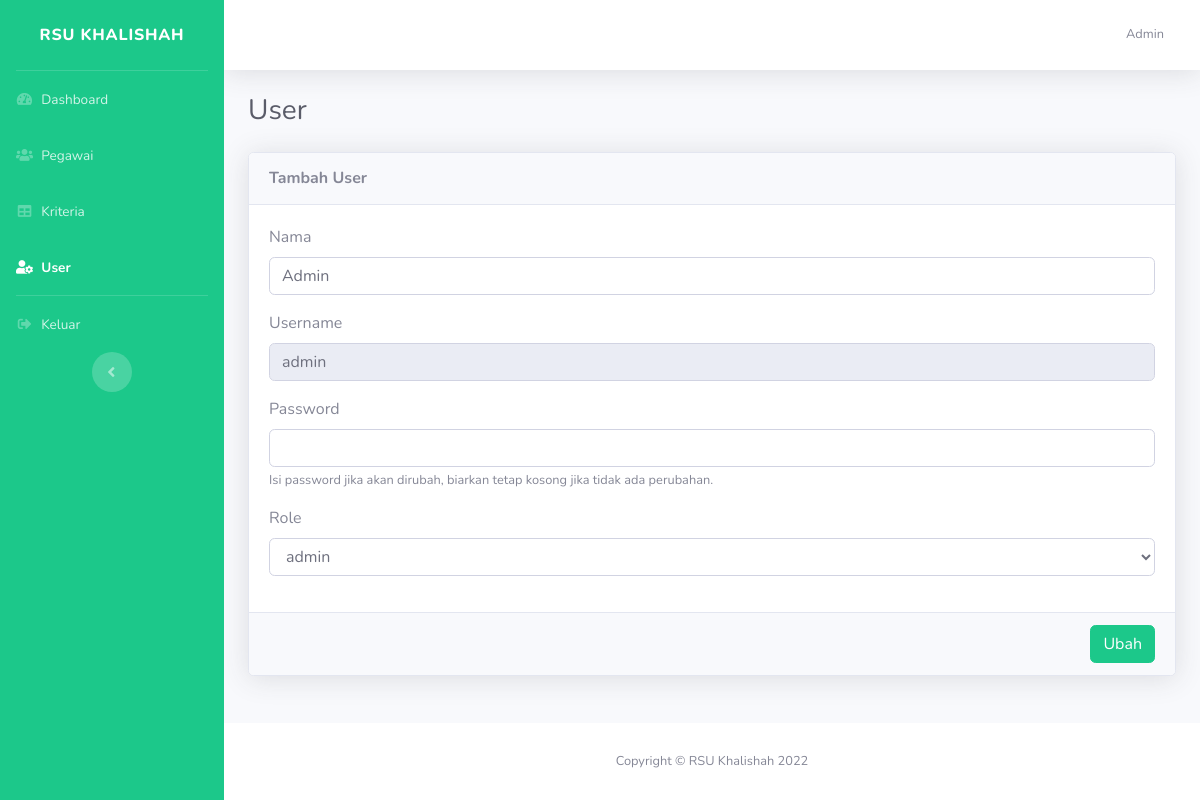
Page /dashboard/index.php?halaman=ubah-user&username=admin (signed in) on the committed database.
### tables this page shows
CREATE TABLE `user` (
  `id` int(11) NOT NULL,
  `nama` varchar(50) NOT NULL,
  `username` varchar(12) NOT NULL,
  `password` varchar(255) NOT NULL,
  `role` varchar(25) NOT NULL,
  `id_bagian` int(11) DEFAULT NULL
);

### dashboard/ubah_user.php (the view, shortened to what this page needs)
<?php
$query = mysqli_query($koneksi, "SELECT*FROM user where username='$_GET[username]'");
$data = mysqli_fetch_assoc($query);
?>
<h1 class="h3 mb-4 text-gray-800">User</h1>
<div class="card shadow mb-4">
    <div class="card-header py-3 d-flex align-items-center justify-content-between">
        <h6 class="m-0 font-weight-bold tr-text-primary">Tambah User</h6>
    </div>
    <form action="./proses/proses_user.php?aksi=ubah" method="POST">
        <div class="card-body">
            <div class="form-group">
                <label class="form-label">Nama</label>
                <input type="text" class="form-control" name="nama" placeholder="" value="<?= $data['nama'] ?>">
            </div>
            <div class="form-group">
                <label class="form-label">Username</label>
                <input type="text" class="form-control" name="username" placeholder="" value="<?= $data['username'] ?>" readonly>
            </div>
            <div class="form-group">
                <label class="form-label">Password</label>
                <input type="password" class="form-control" name="password" placeholder="" value="">
                <small id="emailHelp" class="form-text text-muted">Isi password jika akan dirubah, biarkan tetap kosong jika tidak ada perubahan.</small>
            </div>
            <div class="form-group">
                <label class="form-label">Role</label>
                <select name="role" id="" class="form-control" onchange="showBagian(this)">
                    <option value="admin" <?= $data['role'] == 'admin' ? 'selected' : '' ?>>admin</option>
                </select>
            </div>
        </div>
        <div class="card-footer d-flex justify-content-end">
            <button type="submit" class="btn btn-success">
                Ubah
            </button>
        </div>
    </form>
</div>

### dashboard/index.php (shortened to what this page needs)
<!DOCTYPE html>
<html lang="en">
<?php
include '../koneksi.php';
$halaman = isset($_GET['halaman']) ? $_GET['halaman'] : '';
$query = $_SESSION['login_type'] == 'user' ? mysqli_query($koneksi, "SELECT*FROM user where username='$_SESSION[username]'") : mysqli_query($koneksi, "SELECT*FROM pegawai where nip='$_SESSION[nip]'");
$user = mysqli_fetch_assoc($query);
?>
<head>
    <link href="../assets/vendor/fontawesome-free/css/all.min.css" rel="stylesheet" type="text/css">
    <link href="../assets/css/sb-admin-2.min.css" rel="stylesheet">
    <link href="https://cdnjs.cloudflare.com/ajax/libs/toastr.js/2.0.1/css/toastr.css" rel="stylesheet" />
    <link rel="stylesheet" href="https://cdn.datatables.net/1.12.1/css/dataTables.bootstrap5.min.css">
    <link rel="stylesheet" href="https://cdn.datatables.net/buttons/2.2.3/css/buttons.dataTables.min.css">
</head>
<body id="page-top">
    <div id="wrapper">
        <ul class="navbar-nav bg-success sidebar sidebar-dark accordion" id="accordionSidebar">
            <a class="sidebar-brand d-flex align-items-center justify-content-center" href="index.html">
                <div class="sidebar-brand-text mx-3">
                    RSU Khalishah
                </div>
            </a>
            <hr class="sidebar-divider my-0">
            <li class="nav-item <?= $halaman == '' ? 'active' : '' ?>">
                <a class="nav-link" href="index.php">
                    <i class="fas fa-fw fa-tachometer-alt"></i>
                    <span>Dashboard</span>
                </a>
            </li>
            <?php
            if ($_SESSION['login_type'] == 'user') {
            ?>
                <li class="nav-item <?= $halaman == 'pegawai' || $halaman == 'tambah-pegawai' || $halaman == 'ubah-pegawai' ? 'active' : '' ?>">
                    <a class="nav-link" href="index.php?halaman=pegawai">
                        <i class="fas fa-fw fa-users"></i>
                        <span>Pegawai</span>
                    </a>
                </li>
            <?php
            }
            ?>
            <?php
            if ($user['role'] == 'admin' or $user['id_bagian'] == 5) {
            ?>
                <li class="nav-item <?= $halaman == 'kriteria' || $halaman == 'tambah-kriteria' || $halaman == 'ubah-kriteria' ? 'active' : '' ?>">
                    <a class="nav-link" href="index.php?halaman=kriteria">
                        <i class="fas fa-fw fa-table"></i>
                        <span>Kriteria</span>
                    </a>
                </li>
                <li class="nav-item <?= $halaman == 'user' || $halaman == 'tambah-user' || $halaman == 'ubah-user' ? 'active' : '' ?>">
                    <a class="nav-link" href="index.php?halaman=user">
                        <i class="fas fa-fw fa-user-cog"></i>
                        <span>User</span>
                    </a>
                </li>
            <?php } ?>
            <hr class="sidebar-divider my-0">
            <li class="nav-item">
                <a href="../proses_autentikasi.php?aksi=logout" class="nav-link">
                    <i class="fas fa-fw fa-sign-out-alt"></i>
                    <span>Keluar</span>
                </a>
            </li>
            <div class="text-center d-none d-md-inline">
                <button class="rounded-circle border-0" id="sidebarToggle"></button>
            </div>
        </ul>
        <div id="content-wrapper" class="d-flex flex-column">
            <div id="content">
                <nav class="navbar navbar-expand navbar-light bg-white topbar mb-4 static-top shadow">
                    <ul class="navbar-nav ml-auto">
                        <li class="nav-item dropdown no-arrow">
                            <a class="nav-link dropdown-toggle" href="#" id="userDropdown" role="button" data-toggle="dropdown" aria-haspopup="true" aria-expanded="false">
                                <span class="mr-2 d-none d-lg-inline text-gray-600 small"><?= $_SESSION['login_type'] == 'user' ?  $user['nama']  : $user['nama_pegawai'] ?></span>
                            </a>
                        </li>
                    </ul>
                </nav>
                <div class="container-fluid">
                    <?php
                    if ($halaman == '') {
                        include './home.php';
                    } else if ($halaman == 'pegawai') {
                        include './pegawai.php';
                    } else if ($halaman == 'tambah-pegawai') {
                        include './tambah_pegawai.php';
                    } else if ($halaman == 'ubah-pegawai') {
                        include './ubah_pegawai.php';
                    } else if ($halaman == 'user') {
                        include './user.php';
                    } else if ($halaman == 'tambah-user') {
                        include './tambah_user.php';
                    } else if ($halaman == 'ubah-user') {
                        include './ubah_user.php';
                    } else if ($halaman == 'kriteria') {
                        include './kriteria.php';
                    } else if ($halaman == 'tambah-kriteria') {
                        include './tambah_kriteria.php';
                    } else if ($halaman == 'ubah-kriteria') {
                        include './ubah_kriteria.php';
                    } else if ($halaman == 'penilaian-pegawai') {
                        include './penilaian_pegawai.php';
                    } else if ($halaman == 'tambah-penilaian-pegawai') {
                        include './tambah_penilaian_pegawai.php';
                    } else if ($halaman == 'ubah-penilaian-pegawai') {
                        include './ubah_penilaian_pegawai.php';
                    } else if ($halaman == 'detail-penilaian-pegawai') {
                        include './detail_penilaian_pegawai.php';
                    } else if ($halaman == 'hasil-penilaian-pegawai') {
                        include './hasil_penilaian_pegawai2.php';
                    } else if ($halaman == 'keputusan-pegawai') {
                        include './keputusan_pegawai.php';
                    } else if ($halaman == 'hasil-keputusan-pegawai') {
                        include './hasil_keputusan_pegawai.php';
                    }
                    ?>
                </div>
            </div>
            <footer class="sticky-footer bg-white">
                <div class="container my-auto">
                    <div class="copyright text-center my-auto">
                        <span>Copyright &copy; RSU Khalishah 2022</span>
                    </div>
                </div>
            </footer>
        </div>
    </div>
</body>
</html>

### rows in the picture
user: nama "Admin", username "admin", role "admin"
